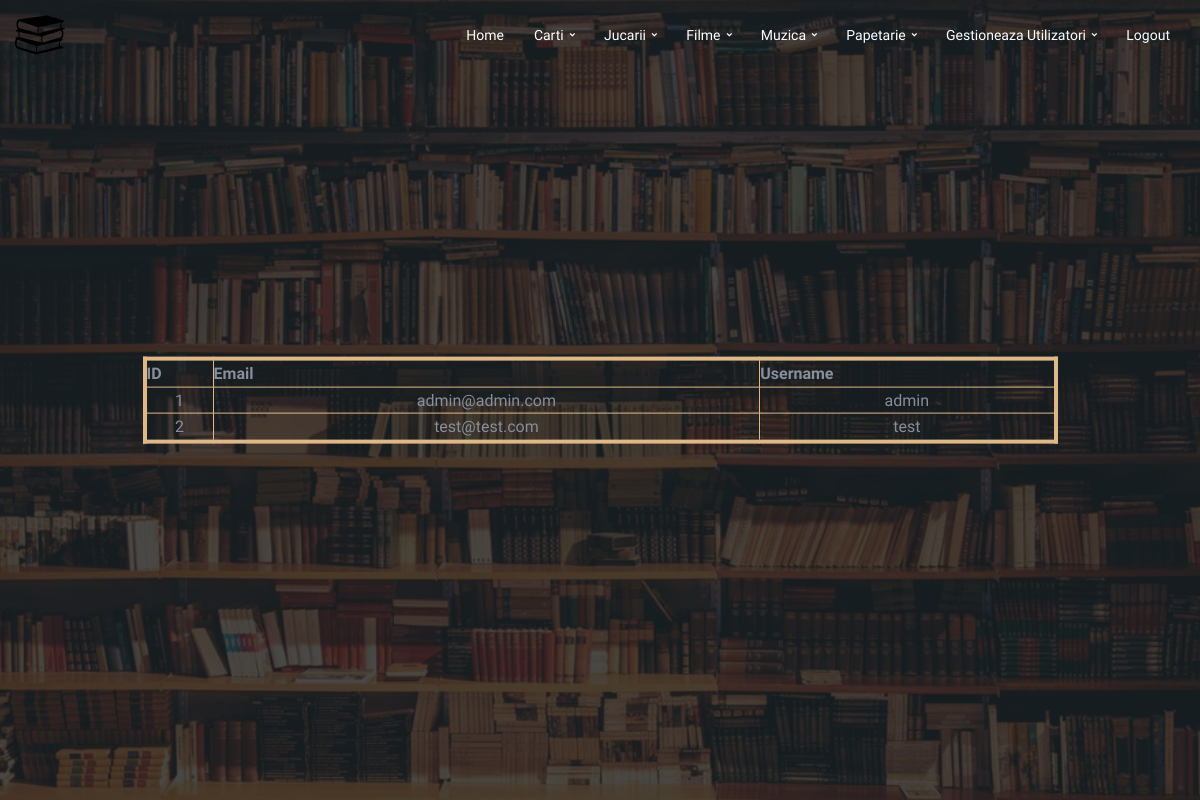
The app's page /pages/utilizatori/utilizatori.php (signed in) with its own data.
### tables this page shows
CREATE TABLE `users` (
  `iduser` int(11) NOT NULL AUTO_INCREMENT,
  `email` varchar(320) DEFAULT NULL,
  `username` varchar(50) DEFAULT NULL,
  `password` varchar(50) DEFAULT NULL,
  PRIMARY KEY (`iduser`)
);

### pages/utilizatori/utilizatori.php (the view, shortened to what this page needs)
<!DOCTYPE html>
<html lang="en">
<?php require $_SERVER['DOCUMENT_ROOT'] . '/PIE/includes/head.php'; ?>
<body>
	<header id="home">
		<div class="bg-img" style="background-image: url('/PIE/img/books.jpg');">
			<div class="overlay"></div>
		</div>
		<?php
			require $_SERVER['DOCUMENT_ROOT'] . '/PIE/includes/navbar.php';
		?>
	    <div class="home-wrapper">
	      	<div class="container">
	        	<div class="row">
	          		<div class="col-md-10 col-md-offset-1">
	            		<div class="home-content">
	              			<div class="container-fluid">
				            	<?php
								try {
								    require $_SERVER['DOCUMENT_ROOT'] . '/PIE/includes/db_connect.php';
								    $query = "SELECT * FROM users";
								    $data = $db->query($query);
								    echo '
								    <table width="100%" height="100%" border="4" cellpadding="5" cellspacing="5"  bordercolor="#DEB887">
							            <tr>
											<th>ID</th>
											<th>Email</th>
											<th>Username</th>
							            </tr>';
									foreach($data as $row) {
								    	echo
								    	'<tr>
							                <td>'.$row["iduser"].'</td>
							                <td>'.$row["email"].'</td>
							                <td>'.$row["username"].'</td>
								        </tr>';
									}
									echo '</table>';
								} catch(PDOException $error) {
									$error->getMessage();
								}
							?>
	            			</div>
	            		</div>
	          		</div>
	        	</div>
	      	</div>
	    </div>
	</header>
</body>
</html>

### css/style.css (style rules this page uses)
body { font-family: 'Varela Round', sans-serif; font-size: 16px; line-height: 1.6; overflow-x: hidden; color: #868F9B; }
.bg-img { position: absolute; left: 0; top: 0; right: 0; bottom: 0; z-index: -1; background-position: center; background-size: cover; background-attachment: fixed; }
.bg-img .overlay { position: absolute; left: 0; top: 0; right: 0; bottom: 0; opacity: .8; background: #1C1D21; }
header { position: relative; }
#home { height: 100vh; }
#home .home-wrapper { position: absolute; left: 0px; right: 0px; top: 50%; -webkit-transform: translateY(-50%); -ms-transform: translateY(-50%); transform: translateY(-50%); text-align: center; }

### records on screen
users: iduser "1", email "admin@admin.com", username "admin"
users: iduser "2", email "test@test.com", username "test"
